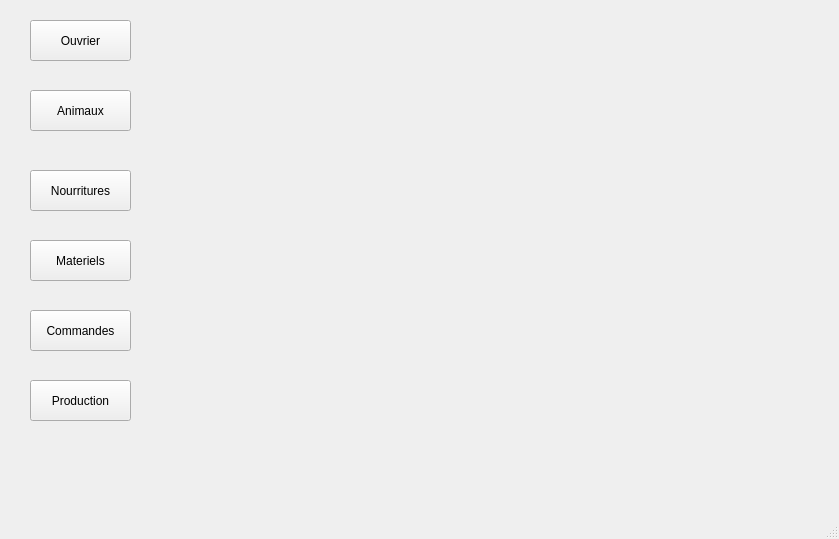
<?xml version="1.0" encoding="UTF-8"?>
<ui version="4.0">
 <class>MainWindow</class>
 <widget class="QMainWindow" name="MainWindow">
  <property name="geometry">
   <rect>
    <x>0</x>
    <y>0</y>
    <width>839</width>
    <height>539</height>
   </rect>
  </property>
  <property name="windowTitle">
   <string>MainWindow</string>
  </property>
  <widget class="QWidget" name="centralwidget">
   <widget class="QStackedWidget" name="stackedWidget">
    <property name="geometry">
     <rect>
      <x>20</x>
      <y>0</y>
      <width>781</width>
      <height>471</height>
     </rect>
    </property>
    <property name="currentIndex">
     <number>1</number>
    </property>
    <widget class="QWidget" name="page">
     <widget class="QLabel" name="label_3">
      <property name="geometry">
       <rect>
        <x>170</x>
        <y>130</y>
        <width>111</width>
        <height>41</height>
       </rect>
      </property>
      <property name="text">
       <string>Password</string>
      </property>
     </widget>
     <widget class="QPushButton" name="pushButton_8">
      <property name="geometry">
       <rect>
        <x>390</x>
        <y>240</y>
        <width>111</width>
        <height>51</height>
       </rect>
      </property>
      <property name="text">
       <string>se connecter</string>
      </property>
     </widget>
     <widget class="QLabel" name="label_4">
      <property name="geometry">
       <rect>
        <x>170</x>
        <y>50</y>
        <width>111</width>
        <height>41</height>
       </rect>
      </property>
      <property name="text">
       <string>Identifiant</string>
      </property>
     </widget>
     <widget class="QLineEdit" name="lineEdit_5">
      <property name="geometry">
       <rect>
        <x>360</x>
        <y>140</y>
        <width>171</width>
        <height>31</height>
       </rect>
      </property>
     </widget>
     <widget class="QLineEdit" name="lineEdit_4">
      <property name="geometry">
       <rect>
        <x>360</x>
        <y>60</y>
        <width>171</width>
        <height>31</height>
       </rect>
      </property>
     </widget>
    </widget>
    <widget class="QWidget" name="page_2">
     <widget class="QPushButton" name="pushButton_9">
      <property name="geometry">
       <rect>
        <x>10</x>
        <y>310</y>
        <width>101</width>
        <height>41</height>
       </rect>
      </property>
      <property name="text">
       <string>Commandes</string>
      </property>
     </widget>
     <widget class="QPushButton" name="pushButton_10">
      <property name="geometry">
       <rect>
        <x>10</x>
        <y>20</y>
        <width>101</width>
        <height>41</height>
       </rect>
      </property>
      <property name="text">
       <string>Ouvrier</string>
      </property>
     </widget>
     <widget class="QPushButton" name="pushButton_11">
      <property name="geometry">
       <rect>
        <x>10</x>
        <y>170</y>
        <width>101</width>
        <height>41</height>
       </rect>
      </property>
      <property name="text">
       <string>Nourritures</string>
      </property>
     </widget>
     <widget class="QPushButton" name="pushButton_12">
      <property name="geometry">
       <rect>
        <x>10</x>
        <y>90</y>
        <width>101</width>
        <height>41</height>
       </rect>
      </property>
      <property name="text">
       <string>Animaux</string>
      </property>
     </widget>
     <widget class="QPushButton" name="pushButton_13">
      <property name="geometry">
       <rect>
        <x>10</x>
        <y>240</y>
        <width>101</width>
        <height>41</height>
       </rect>
      </property>
      <property name="text">
       <string>Materiels</string>
      </property>
     </widget>
     <widget class="QPushButton" name="pushButton_14">
      <property name="geometry">
       <rect>
        <x>10</x>
        <y>380</y>
        <width>101</width>
        <height>41</height>
       </rect>
      </property>
      <property name="text">
       <string>Production</string>
      </property>
     </widget>
    </widget>
   </widget>
  </widget>
  <widget class="QMenuBar" name="menubar">
   <property name="geometry">
    <rect>
     <x>0</x>
     <y>0</y>
     <width>839</width>
     <height>22</height>
    </rect>
   </property>
  </widget>
  <widget class="QStatusBar" name="statusbar"/>
 </widget>
 <resources/>
 <connections/>
</ui>
